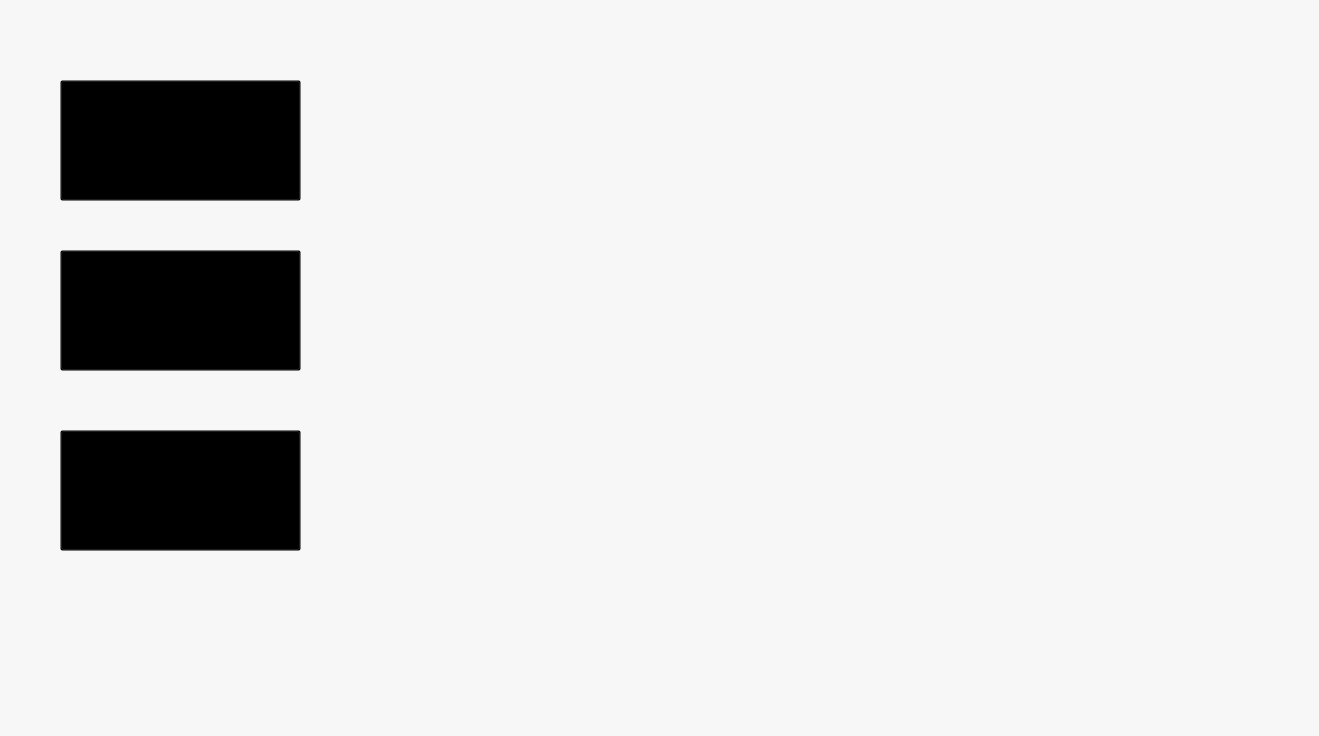
<?xml version="1.0" encoding="UTF-8"?>
<ui version="4.0">
 <class>Window</class>
 <widget class="QWidget" name="Window">
  <property name="geometry">
   <rect>
    <x>0</x>
    <y>0</y>
    <width>1319</width>
    <height>736</height>
   </rect>
  </property>
  <property name="windowTitle">
   <string>腾飞 田径运动检测与分析系统</string>
  </property>
  <property name="windowIcon">
   <iconset>
    <normaloff>new_logo.png</normaloff>new_logo.png</iconset>
  </property>
  <property name="styleSheet">
   <string notr="true">background-color: #F7F7F7</string>
  </property>
  <widget class="QWidget" name="topwidget" native="true">
   <property name="geometry">
    <rect>
     <x>-140</x>
     <y>-30</y>
     <width>1600</width>
     <height>800</height>
    </rect>
   </property>
   <property name="styleSheet">
    <string notr="true"/>
   </property>
  </widget>
  <widget class="QTableWidget" name="tableWidget">
   <property name="geometry">
    <rect>
     <x>-150</x>
     <y>-80</y>
     <width>1621</width>
     <height>891</height>
    </rect>
   </property>
   <property name="styleSheet">
    <string notr="true">QTableWidget {
    background-image: url(D:/Program Files (x86)/Study/NEW_JumpTest_1.0/public/resources/result.png);
    background-repeat: no-repeat;
    background-position: center;
}
</string>
   </property>
  </widget>
  <widget class="QLabel" name="labelAbdominalContractionScore">
   <property name="geometry">
    <rect>
     <x>340</x>
     <y>460</y>
     <width>91</width>
     <height>21</height>
    </rect>
   </property>
   <property name="font">
    <font>
     <family>楷体</family>
     <pointsize>-1</pointsize>
    </font>
   </property>
   <property name="styleSheet">
    <string notr="true">background: transparent; color: white; font-size: 24px;</string>
   </property>
   <property name="lineWidth">
    <number>1</number>
   </property>
   <property name="text">
    <string/>
   </property>
  </widget>
  <widget class="QLabel" name="labelHipExtensionScore">
   <property name="geometry">
    <rect>
     <x>340</x>
     <y>290</y>
     <width>81</width>
     <height>21</height>
    </rect>
   </property>
   <property name="font">
    <font>
     <family>楷体</family>
     <pointsize>-1</pointsize>
    </font>
   </property>
   <property name="styleSheet">
    <string notr="true">background: transparent; color: white; font-size: 24px;</string>
   </property>
   <property name="lineWidth">
    <number>1</number>
   </property>
   <property name="text">
    <string/>
   </property>
  </widget>
  <widget class="QPushButton" name="StartBtn">
   <property name="geometry">
    <rect>
     <x>760</x>
     <y>480</y>
     <width>101</width>
     <height>41</height>
    </rect>
   </property>
   <property name="styleSheet">
    <string notr="true">
QPushButton  {
background: transparent; border: none
 
}



</string>
   </property>
   <property name="text">
    <string/>
   </property>
  </widget>
  <widget class="QPushButton" name="Selet_hipBtn">
   <property name="geometry">
    <rect>
     <x>320</x>
     <y>320</y>
     <width>121</width>
     <height>41</height>
    </rect>
   </property>
   <property name="styleSheet">
    <string notr="true">
QPushButton  {
background: transparent; border: none
 
}



</string>
   </property>
   <property name="text">
    <string/>
   </property>
  </widget>
  <widget class="QLabel" name="label_img2">
   <property name="geometry">
    <rect>
     <x>60</x>
     <y>250</y>
     <width>241</width>
     <height>131</height>
    </rect>
   </property>
   <property name="styleSheet">
    <string notr="true">background: transparent;</string>
   </property>
   <property name="frameShape">
    <enum>QFrame::Box</enum>
   </property>
   <property name="frameShadow">
    <enum>QFrame::Raised</enum>
   </property>
   <property name="text">
    <string/>
   </property>
   <property name="scaledContents">
    <bool>true</bool>
   </property>
  </widget>
  <widget class="QLabel" name="label_img1">
   <property name="geometry">
    <rect>
     <x>60</x>
     <y>80</y>
     <width>241</width>
     <height>131</height>
    </rect>
   </property>
   <property name="styleSheet">
    <string notr="true">background: transparent;</string>
   </property>
   <property name="frameShape">
    <enum>QFrame::Box</enum>
   </property>
   <property name="frameShadow">
    <enum>QFrame::Raised</enum>
   </property>
   <property name="text">
    <string/>
   </property>
   <property name="scaledContents">
    <bool>true</bool>
   </property>
  </widget>
  <widget class="QLabel" name="label_speedPlot">
   <property name="geometry">
    <rect>
     <x>1000</x>
     <y>130</y>
     <width>311</width>
     <height>171</height>
    </rect>
   </property>
   <property name="styleSheet">
    <string notr="true">background: transparent;</string>
   </property>
   <property name="frameShape">
    <enum>QFrame::Box</enum>
   </property>
   <property name="frameShadow">
    <enum>QFrame::Raised</enum>
   </property>
   <property name="text">
    <string/>
   </property>
   <property name="scaledContents">
    <bool>true</bool>
   </property>
  </widget>
  <widget class="QLabel" name="label_video">
   <property name="geometry">
    <rect>
     <x>460</x>
     <y>100</y>
     <width>521</width>
     <height>361</height>
    </rect>
   </property>
   <property name="styleSheet">
    <string notr="true">background: transparent;</string>
   </property>
   <property name="text">
    <string/>
   </property>
  </widget>
  <widget class="QLabel" name="labelTakeOffScore">
   <property name="geometry">
    <rect>
     <x>340</x>
     <y>130</y>
     <width>91</width>
     <height>21</height>
    </rect>
   </property>
   <property name="font">
    <font>
     <family>楷体</family>
     <pointsize>-1</pointsize>
    </font>
   </property>
   <property name="styleSheet">
    <string notr="true">background: transparent; color: white; font-size: 24px;</string>
   </property>
   <property name="lineWidth">
    <number>1</number>
   </property>
   <property name="text">
    <string/>
   </property>
  </widget>
  <widget class="QLabel" name="labelMeanVector">
   <property name="geometry">
    <rect>
     <x>1170</x>
     <y>350</y>
     <width>81</width>
     <height>31</height>
    </rect>
   </property>
   <property name="font">
    <font>
     <family>楷体</family>
     <pointsize>-1</pointsize>
    </font>
   </property>
   <property name="styleSheet">
    <string notr="true">background: transparent; color: white; font-size: 24px;</string>
   </property>
   <property name="lineWidth">
    <number>1</number>
   </property>
   <property name="text">
    <string/>
   </property>
  </widget>
  <widget class="QLabel" name="label_img3">
   <property name="geometry">
    <rect>
     <x>60</x>
     <y>420</y>
     <width>241</width>
     <height>131</height>
    </rect>
   </property>
   <property name="styleSheet">
    <string notr="true">background: transparent;</string>
   </property>
   <property name="frameShape">
    <enum>QFrame::Box</enum>
   </property>
   <property name="frameShadow">
    <enum>QFrame::Raised</enum>
   </property>
   <property name="text">
    <string/>
   </property>
   <property name="scaledContents">
    <bool>true</bool>
   </property>
  </widget>
  <widget class="QPushButton" name="Selet_takeoffBtn">
   <property name="geometry">
    <rect>
     <x>330</x>
     <y>160</y>
     <width>111</width>
     <height>41</height>
    </rect>
   </property>
   <property name="styleSheet">
    <string notr="true">
QPushButton  {
background: transparent; border: none
 
}



</string>
   </property>
   <property name="text">
    <string/>
   </property>
  </widget>
  <widget class="QPushButton" name="Selet_abdBtn">
   <property name="geometry">
    <rect>
     <x>330</x>
     <y>490</y>
     <width>121</width>
     <height>41</height>
    </rect>
   </property>
   <property name="styleSheet">
    <string notr="true">
QPushButton  {
background: transparent; border: none
 
}



</string>
   </property>
   <property name="text">
    <string/>
   </property>
  </widget>
  <widget class="QPushButton" name="SwitchBasePathBtn">
   <property name="geometry">
    <rect>
     <x>560</x>
     <y>480</y>
     <width>111</width>
     <height>41</height>
    </rect>
   </property>
   <property name="styleSheet">
    <string notr="true">
QPushButton  {
background: transparent; border: none
 
}



</string>
   </property>
   <property name="text">
    <string/>
   </property>
  </widget>
  <widget class="QLabel" name="labelAllScore">
   <property name="geometry">
    <rect>
     <x>1100</x>
     <y>480</y>
     <width>151</width>
     <height>50</height>
    </rect>
   </property>
   <property name="font">
    <font>
     <family>楷体</family>
     <pointsize>20</pointsize>
    </font>
   </property>
   <property name="styleSheet">
    <string notr="true">background: transparent; color: white; </string>
   </property>
   <property name="lineWidth">
    <number>1</number>
   </property>
   <property name="text">
    <string/>
   </property>
  </widget>
  <widget class="QPushButton" name="Ca_img_but1">
   <property name="enabled">
    <bool>true</bool>
   </property>
   <property name="geometry">
    <rect>
     <x>60</x>
     <y>80</y>
     <width>241</width>
     <height>121</height>
    </rect>
   </property>
   <property name="styleSheet">
    <string notr="true">background: transparent;</string>
   </property>
   <property name="text">
    <string/>
   </property>
  </widget>
  <widget class="QPushButton" name="Ca_img_but2">
   <property name="enabled">
    <bool>true</bool>
   </property>
   <property name="geometry">
    <rect>
     <x>60</x>
     <y>250</y>
     <width>241</width>
     <height>121</height>
    </rect>
   </property>
   <property name="styleSheet">
    <string notr="true">background: transparent;</string>
   </property>
   <property name="text">
    <string/>
   </property>
  </widget>
  <widget class="QPushButton" name="Ca_img_but3">
   <property name="enabled">
    <bool>true</bool>
   </property>
   <property name="geometry">
    <rect>
     <x>60</x>
     <y>430</y>
     <width>241</width>
     <height>121</height>
    </rect>
   </property>
   <property name="styleSheet">
    <string notr="true">background: transparent;</string>
   </property>
   <property name="text">
    <string/>
   </property>
  </widget>
  <zorder>topwidget</zorder>
  <zorder>tableWidget</zorder>
  <zorder>labelAbdominalContractionScore</zorder>
  <zorder>labelHipExtensionScore</zorder>
  <zorder>StartBtn</zorder>
  <zorder>Selet_hipBtn</zorder>
  <zorder>label_img2</zorder>
  <zorder>label_img1</zorder>
  <zorder>label_speedPlot</zorder>
  <zorder>label_video</zorder>
  <zorder>labelTakeOffScore</zorder>
  <zorder>labelMeanVector</zorder>
  <zorder>label_img3</zorder>
  <zorder>Selet_takeoffBtn</zorder>
  <zorder>Selet_abdBtn</zorder>
  <zorder>SwitchBasePathBtn</zorder>
  <zorder>labelAllScore</zorder>
  <zorder>Ca_img_but1</zorder>
  <zorder>Ca_img_but3</zorder>
  <zorder>Ca_img_but2</zorder>
 </widget>
 <resources/>
 <connections/>
</ui>
